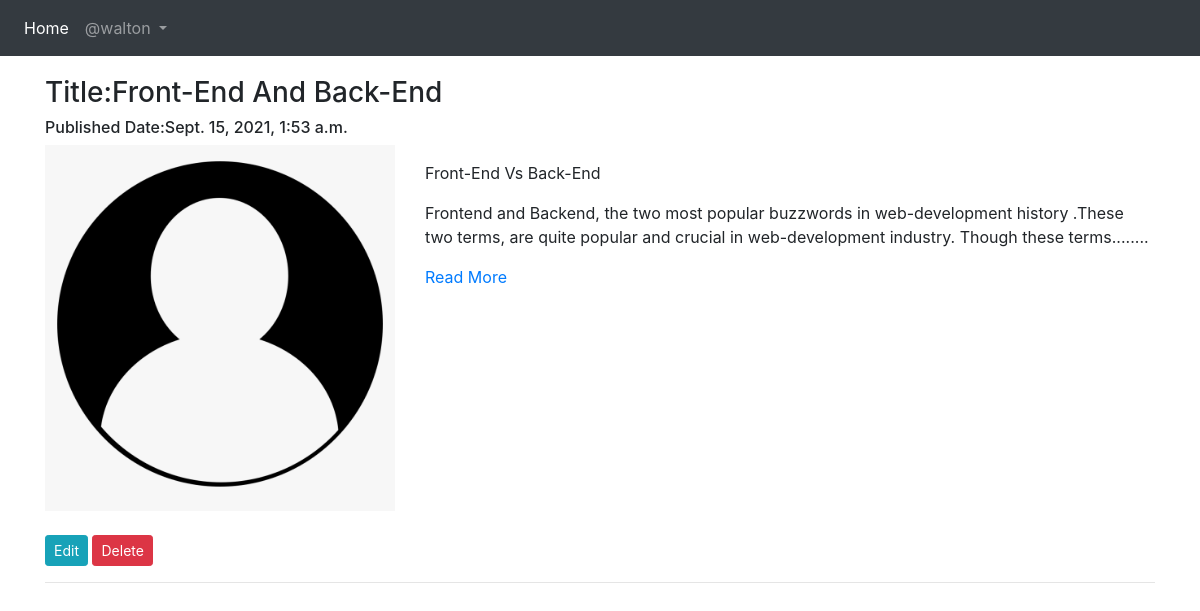
The page /blog/my_blog/ (signed in) on the database its author committed.
### App_Blog/models.py (models this page shows, shortened)
class Blog(models.Model):
    author=models.ForeignKey(User,on_delete=models.CASCADE,related_name='post_author')
    blog_title=models.CharField(max_length=264,verbose_name='Put a title')
    slug=models.SlugField(max_length=264,unique=True)
    blog_content=models.TextField(verbose_name='What is on your mind?')
    blog_image=models.ImageField(upload_to='blog_images',verbose_name='Image')
    publish_date=models.DateTimeField(auto_now_add=True)
    update_date=models.DateTimeField(auto_now=True)
    class Meta:
        ordering=['-publish_date']

### App_Blog/views.py (the view)
# urls.py: path('my_blog/',views.MyBlog.as_view(),name='my_blog'),
class MyBlog(LoginRequiredMixin,TemplateView):
    template_name='App_Blog/my_blog.html'

### App_Blog/templatetags/custom_filters.py (called while the page is built)
def range_filter(value):
    return value[0:200]+"........"

### templates/App_Blog/my_blog.html (shortened to what this page needs)
{% extends 'base.html' %}
{% load custom_filters %}
{% block body_block %}
{% for blog in user.post_author.all %}
<h3>Title:{{blog.blog_title}}</h3>
<h6>Published Date:{{blog.publish_date}}</h6>
<div class="row">
  <div class="col-sm-4">
    <img src="/media/{{blog.blog_image}}" width="100%" alt="img">
  </div>
  <div class="col-sm-8">
    <p>{{blog.blog_content|range_filter|linebreaks}}</p>
    <a href="{% url 'App_Blog:blog_details' id=blog.id %}">Read More</a>
  </div>
</div>
<br>
<a href="{% url 'App_Blog:edit_blog' pk=blog.pk %}" class="btn btn-info btn-sm">Edit</a>
<a href="{% url 'App_Blog:delete_blog' pk=blog.pk %}" class="btn btn-danger btn-sm">Delete</a>
<hr>
{% endfor %}
{% endblock %}

### templates/base.html (shortened to what this page needs)
<!DOCTYPE html>
<html lang="en" dir="ltr">
  <head>
    <link rel="stylesheet" href="https://maxcdn.bootstrapcdn.com/bootstrap/4.4.1/css/bootstrap.min.css">
<link rel="stylesheet" href="https://cdnjs.cloudflare.com/ajax/libs/font-awesome/4.7.0/css/font-awesome.min.css">
  </head>
  <body>
    <nav class="navbar navbar-expand-sm bg-dark navbar-dark">
      <ul class="navbar-nav">
        <li class="nav-item active">
<a href="{% url 'index' %}" class="nav-link">Home</a>
        </li>
{% if user.is_authenticated %}
<div class="nav-item dropdown">
  <a href="#" class="nav-link dropdown-toggle" id="navbardrop" data-toggle="dropdown">
@{{user.username}}
  </a>
</div>
{% endif %}
    </ul>
</nav>
    <div class="container" style="padding-top:20px">
      {% block body_block %}
      {% endblock %}
    </div>
  </body>
</html>

### rows shown on the page
Blog: blog_title "Front-End And Back-End", publish_date "Sept. 15, 2021, 1:53 a.m.", blog_image (placeholder picture), blog_content|range_filter "Front-End Vs Back-End Frontend and Backend, the two most popular buzzwords in web-development history .These two terms, are quite popular and crucial in web-development industry. Though these terms........"

### other values the page prints
{{ user.username }} "walton"
